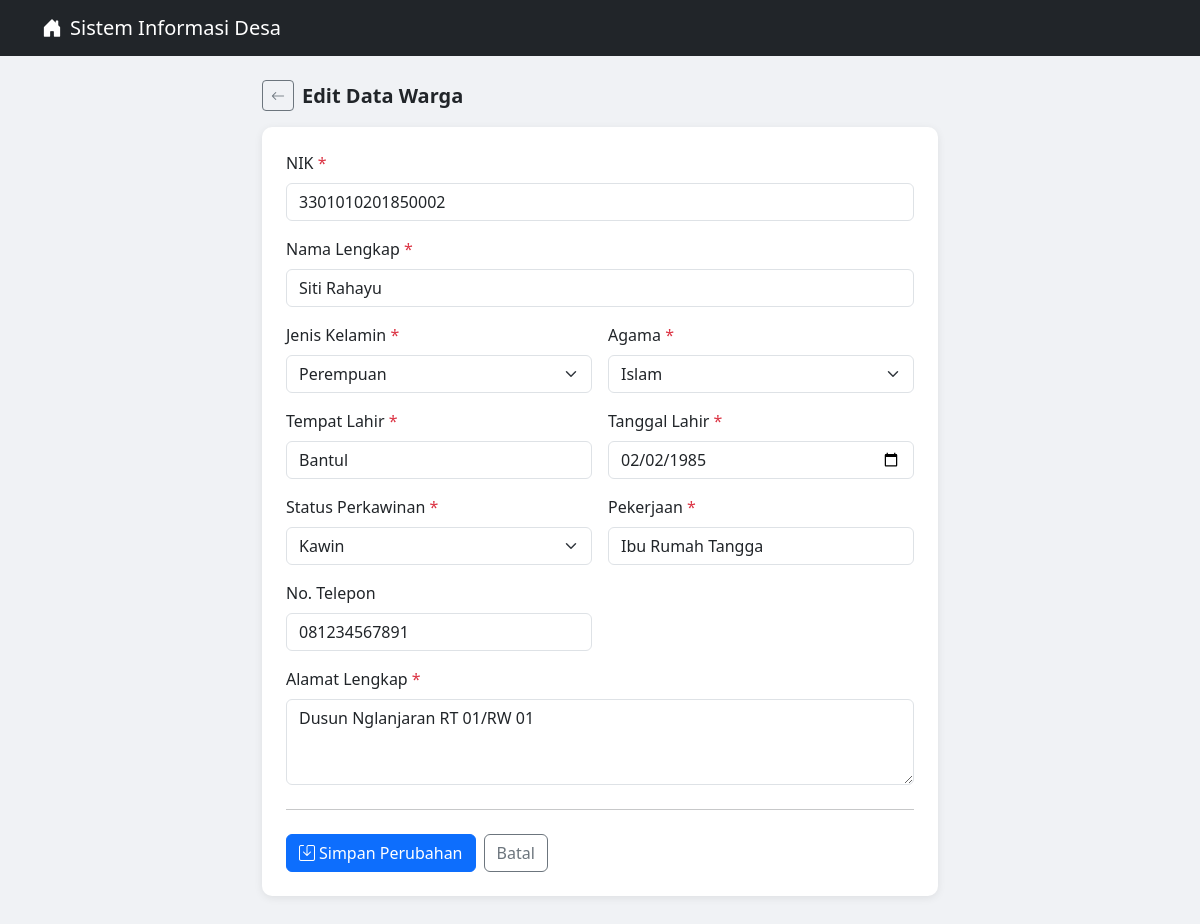
/praktikum_crud1/edit.php?id=2, run on the app's committed database.
### tables this page shows
CREATE TABLE warga (
    id INT AUTO_INCREMENT PRIMARY KEY,
    nik VARCHAR(16) NOT NULL UNIQUE,
    nama VARCHAR(100) NOT NULL,
    jenis_kelamin ENUM('Laki-laki', 'Perempuan') NOT NULL,
    tempat_lahir VARCHAR(100) NOT NULL,
    tanggal_lahir DATE NOT NULL,
    agama VARCHAR(20) NOT NULL,
    pekerjaan VARCHAR(100) NOT NULL,
    alamat TEXT NOT NULL,
    no_telepon VARCHAR(15),
    status_perkawinan ENUM('Belum Kawin', 'Kawin', 'Cerai Hidup', 'Cerai Mati') NOT NULL DEFAULT 'Belum Kawin',
    created_at TIMESTAMP DEFAULT CURRENT_TIMESTAMP
);

### praktikum_crud1/edit.php (the view, shortened to what this page needs)
<!DOCTYPE html>
<html lang="id">
<head>
    <link rel="stylesheet" href="https://cdn.jsdelivr.net/npm/bootstrap@5.3.2/dist/css/bootstrap.min.css">
    <link rel="stylesheet" href="https://cdn.jsdelivr.net/npm/bootstrap-icons@1.11.3/font/bootstrap-icons.min.css">
</head>
<body>
<nav class="navbar navbar-dark bg-dark mb-4">
    <div class="container">
        <a href="index.php" class="navbar-brand text-decoration-none">
            <i class="bi bi-house-door-fill me-2"></i>Sistem Informasi Desa
        </a>
    </div>
</nav>
<div class="container mb-5" style="max-width: 700px;">
    <?php
    include_once("config.php");
    $id = (int) $_GET['id'];
    $result_cek = mysqli_query($conn, "SELECT * FROM warga WHERE id=$id");
    $data = mysqli_fetch_assoc($result_cek);
    $input  = $data;
    ?>
    <div class="d-flex align-items-center mb-3">
        <a href="index.php" class="btn btn-sm btn-outline-secondary me-2">
            <i class="bi bi-arrow-left"></i>
        </a>
        <h5 class="mb-0 fw-semibold">Edit Data Warga</h5>
    </div>
    <div class="card">
        <div class="card-body p-4">
            <form action="edit.php?id=<?= $id ?>" method="POST" novalidate>
                <div class="row g-3">
                    <div class="col-12">
                        <label class="form-label fw-medium">NIK <span class="text-danger">*</span></label>
                        <input type="text" name="nik" class="form-control"
                               maxlength="16"
                               value="<?= htmlspecialchars($input['nik']) ?>" required>
                    </div>
                    <div class="col-12">
                        <label class="form-label fw-medium">Nama Lengkap <span class="text-danger">*</span></label>
                        <input type="text" name="nama" class="form-control"
                               value="<?= htmlspecialchars($input['nama']) ?>" required>
                    </div>
                    <div class="col-md-6">
                        <label class="form-label fw-medium">Jenis Kelamin <span class="text-danger">*</span></label>
                        <select name="jenis_kelamin" class="form-select" required>
                            <option value="Perempuan"  <?= $input['jenis_kelamin'] === 'Perempuan'  ? 'selected' : '' ?>>Perempuan</option>
                        </select>
                    </div>
                    <div class="col-md-6">
                        <label class="form-label fw-medium">Agama <span class="text-danger">*</span></label>
                        <select name="agama" class="form-select" required>
                            <?php
                            $agama_list = ['Islam','Kristen','Katolik','Hindu','Buddha','Konghucu'];
                            foreach ($agama_list as $ag):
                                $sel = ($input['agama'] === $ag) ? 'selected' : '';
                            ?>
                                <option value="<?= $ag ?>" <?= $sel ?>><?= $ag ?></option>
                            <?php endforeach; ?>
                        </select>
                    </div>
                    <div class="col-md-6">
                        <label class="form-label fw-medium">Tempat Lahir <span class="text-danger">*</span></label>
                        <input type="text" name="tempat_lahir" class="form-control"
                               value="<?= htmlspecialchars($input['tempat_lahir']) ?>" required>
                    </div>
                    <div class="col-md-6">
                        <label class="form-label fw-medium">Tanggal Lahir <span class="text-danger">*</span></label>
                        <input type="date" name="tanggal_lahir" class="form-control"
                               value="<?= htmlspecialchars($input['tanggal_lahir']) ?>" required>
                    </div>
                    <div class="col-md-6">
                        <label class="form-label fw-medium">Status Perkawinan <span class="text-danger">*</span></label>
                        <select name="status_perkawinan" class="form-select" required>
                            <?php
                            $status_list = ['Belum Kawin','Kawin','Cerai Hidup','Cerai Mati'];
                            foreach ($status_list as $st):
                                $sel = ($input['status_perkawinan'] === $st) ? 'selected' : '';
                            ?>
                                <option value="<?= $st ?>" <?= $sel ?>><?= $st ?></option>
                            <?php endforeach; ?>
                        </select>
                    </div>
                    <div class="col-md-6">
                        <label class="form-label fw-medium">Pekerjaan <span class="text-danger">*</span></label>
                        <input type="text" name="pekerjaan" class="form-control"
                               value="<?= htmlspecialchars($input['pekerjaan']) ?>" required>
                    </div>
                    <div class="col-md-6">
                        <label class="form-label fw-medium">No. Telepon</label>
                        <input type="text" name="no_telepon" class="form-control"
                               value="<?= htmlspecialchars($input['no_telepon']) ?>">
                    </div>
                    <div class="col-12">
                        <label class="form-label fw-medium">Alamat Lengkap <span class="text-danger">*</span></label>
                        <textarea name="alamat" class="form-control" rows="3"><?= htmlspecialchars($input['alamat']) ?></textarea>
                    </div>
                </div>
                <hr class="my-4">
                <div class="d-flex gap-2">
                    <button type="submit" name="update" class="btn btn-primary">
                        <i class="bi bi-save me-1"></i>Simpan Perubahan
                    </button>
                    <a href="index.php" class="btn btn-outline-secondary">Batal</a>
                </div>
            </form>
        </div>
    </div>
</div>
</body>
</html>

### praktikum_crud1/edit.php (style rules this page uses)
body { background-color: #f0f2f5; }
.card { border: none; border-radius: 10px; box-shadow: 0 2px 8px rgba(0,0,0,0.08); }

### data on the page
warga: nik "3301010201850002", nama "Siti Rahayu", jenis_kelamin "Perempuan", tempat_lahir "Bantul", tanggal_lahir "02/02/1985", pekerjaan "Ibu Rumah Tangga", no_telepon "081234567891", alamat "Dusun Nglanjaran RT 01/RW 01"

### other printed values
form field agama "Islam"
form field status_perkawinan "Kawin"
